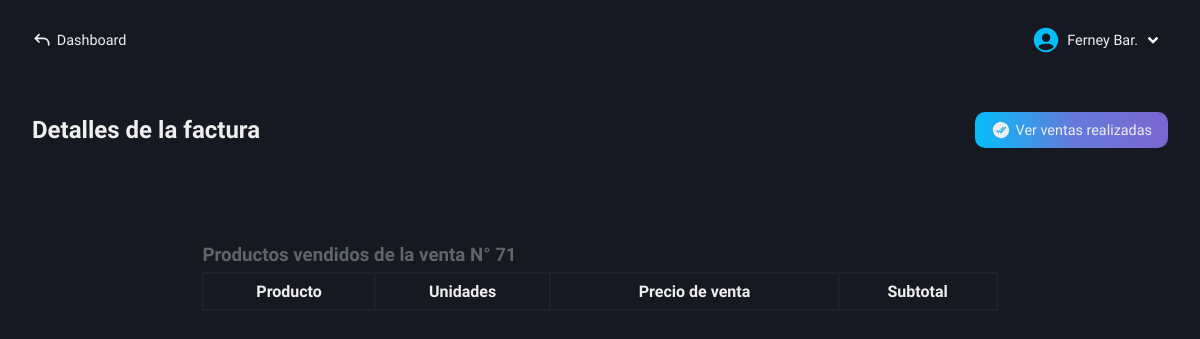
The app's page /roles/store/sales/functions/invoice-details.php?id=71 (signed in), older data.
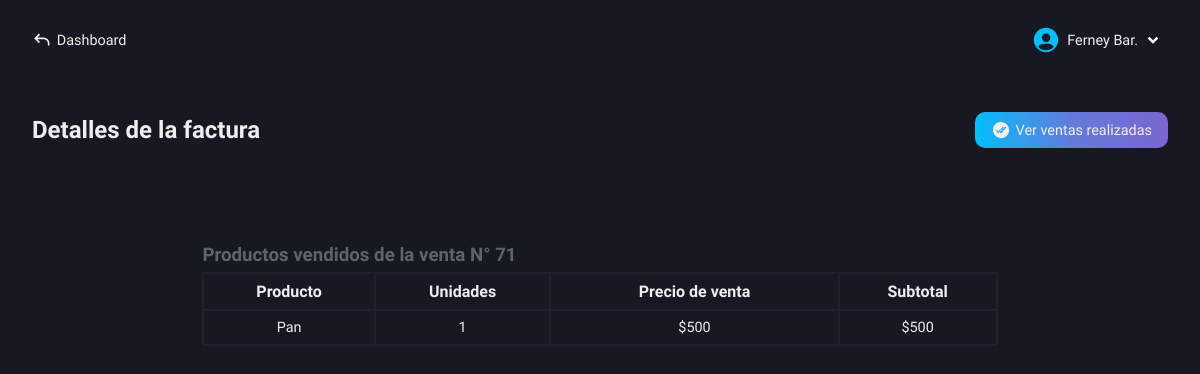
The same page, newer data.
### tables this page shows
CREATE TABLE `sale_details` (
  `id` int(11) NOT NULL AUTO_INCREMENT,
  `sale_id` int(11) NOT NULL,
  `invoice_number` varchar(100) NOT NULL,
  `product_name` varchar(100) NOT NULL,
  `quantity` int(11) NOT NULL,
  `unit_price` decimal(50,0) NOT NULL,
  `client` varchar(100) NOT NULL,
  `client_email` varchar(100) NOT NULL,
  `client_phone` varchar(100) NOT NULL,
  `payment_method` varchar(100) NOT NULL,
  `subtotal` decimal(50,0) NOT NULL,
  PRIMARY KEY (`id`)
);

### roles/store/sales/functions/invoice-details.php (the view, shortened to what this page needs)
<!DOCTYPE html>
<html lang="es">
<head>
    <link rel="stylesheet" href="../../../../css/store/invoice-details.css">
    <?php
        include("../../../../conexion.php");
        if (isset($_SESSION['user_id'])) {
            $id_user = $_SESSION['user_id'];
        } else {
            header("Location: ../index.php");
            exit();
        }
        if(isset($_GET['id'])){
            $id_sale = $_GET['id'];
        }
    ?>
</head>
<body>
    <main class="main">
        <nav class="nav-dash">
            <a href="../../../dashboard-store.php" class="go-dash">
                <svg xmlns="http://www.w3.org/2000/svg" width="20" height="20" viewBox="0 0 24 24"><path fill="#eee" d="m4 10l-.707.707L2.586 10l.707-.707zm17 8a1 1 0 1 1-2 0zM8.293 15.707l-5-5l1.414-1.414l5 5zm-5-6.414l5-5l1.414 1.414l-5 5zM4 9h10v2H4zm17 7v2h-2v-2zm-7-7a7 7 0 0 1 7 7h-2a5 5 0 0 0-5-5z"/></svg>
                <p>Dashboard</p>
            </a>
            <div class="user-modal">
                <div class="username">
                    <div class="name-down">
                        <?php
                            $queryData = "SELECT name, lastname FROM users WHERE id = $id_user";
                            $result = mysqli_query($conexion, $queryData);
                            $rowData = mysqli_fetch_assoc($result);
                            echo "<p class='name'>" . $rowData['name'] . ' ' . substr($rowData['lastname'], 0, 3) . ".</p>";
                        ?>
                        <img src="../../../../svg/down-arrow.svg" alt="">
                    </div>
                </div>
        </nav>
        <section class="new-sale-products" id="hidden-modal">
            <div class="new-sale">
                <div class="tlt-button">
                    <h2 class="tlt-function">Detalles de la factura</h2>
                    <a href="../sales-made.php" class="btn-new-sale bg-btn">
                        <p>Ver ventas realizadas</p>
                    </a>
                </div>
                <div class="content-table">
                    <div class="tlt-info">
                        <?php
                            echo "<h3>Productos vendidos de la venta N° " . $id_sale . "</h3>";
                        ?>
                    </div>
                    <table>
                        <tr>
                            <th>Producto</th>
                            <th>Unidades</th>
                            <th>Precio de venta</th>
                            <th>Subtotal</th>
                        </tr>
                        <?php
                            $queryDetails = "SELECT * FROM sale_details WHERE sale_id = $id_sale";
                            $resultDetails = mysqli_query($conexion, $queryDetails);
                            while ($row = mysqli_fetch_assoc($resultDetails)){
                                echo "<tr>
                                        <td>" . ucfirst($row['product_name']) . "</td>
                                        <td>" . $row['quantity'] . "</td>
                                        <td>$" . number_format($row['unit_price'], 0) . "</td>
                                        <td>$" . number_format($row['subtotal'], 0) . "</td>
                                      </tr>";
                            }
                        ?>
                    </table>
                </div>
            </div>
        </section>
    </main>
</body>
</html>

Row changes from the older to the newer data that the page shows:
added sale_details: product_name "Pan", quantity "1", unit_price "500", subtotal "500"
